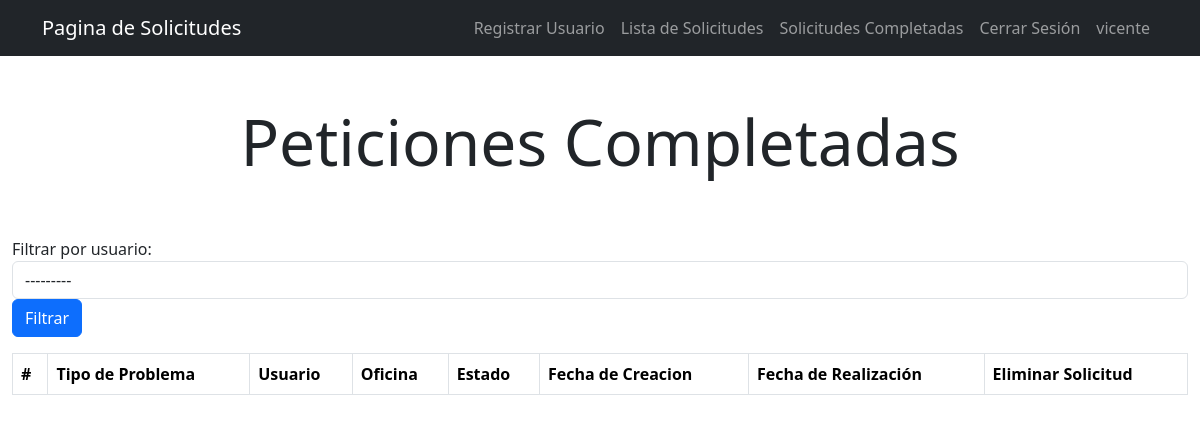
The app's page /solicitudes_completadas_admin/ (signed in), older data.
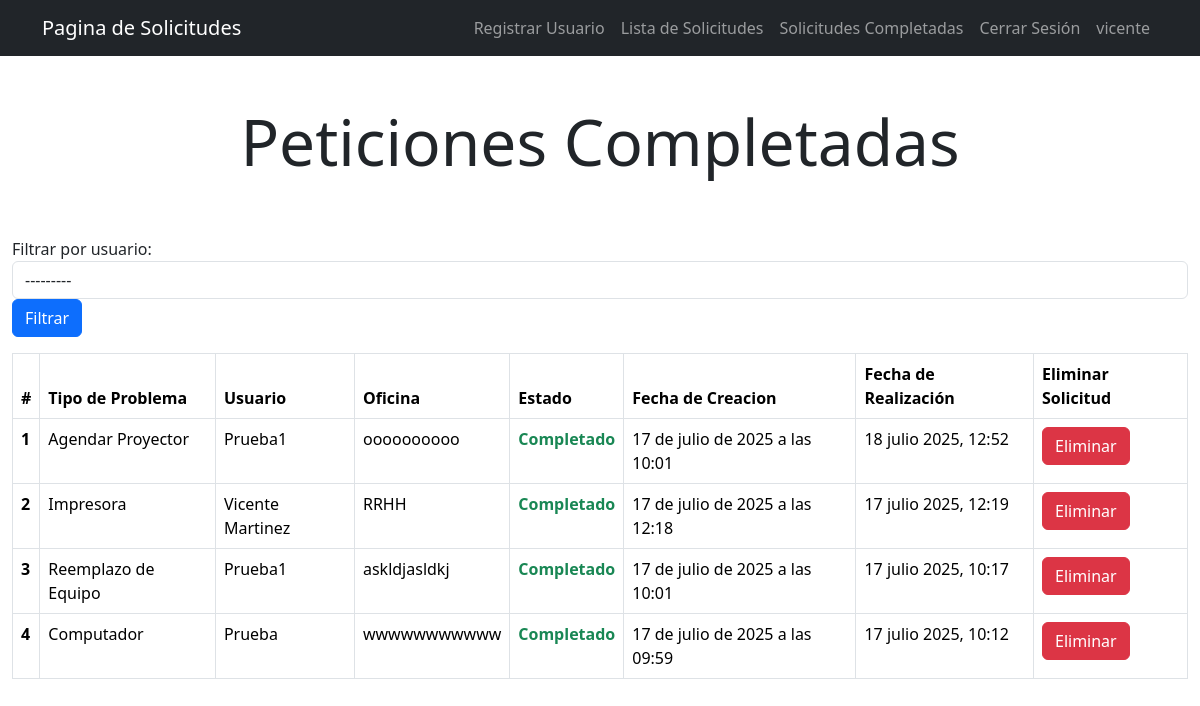
The same page, newer data.
### SoporteInformatica/models.py (models this page shows, shortened)
class Ticket(models.Model):
    usuario = models.ForeignKey(User, on_delete=models.CASCADE)
    oficina = models.CharField(max_length=100)
    detalle = models.TextField()
    relacion_problema = models.ForeignKey(Relacion_problema, on_delete=models.SET_NULL, null=True)
    fecha_creacion = models.DateTimeField(auto_now_add=True)
    tarea_completada = models.DateTimeField(null=True, blank=True)

class Relacion_problema(models.Model):
    tipo = models.CharField(max_length=100)
    def __str__(self):
        return self.tipo

### SoporteInformatica/views.py (the view)
# urls.py: path('solicitudes_completadas_admin/', views.solicitudes_completadas_admin, name='solicitudes_completadas_admin'),
@staff_member_required
def solicitudes_completadas_admin(request):
    form = FormularioSeleccionUsuario(request.GET or None)
    tickets = Ticket.objects.filter(tarea_completada__isnull = False).order_by("-tarea_completada")
    if form.is_valid() and form.cleaned_data["usuario"]:
        usuario = form.cleaned_data["usuario"]
        tickets = tickets.filter(usuario=usuario)
    context = {"tickets": tickets,
               "peticion": "Peticiones Completadas",
               "form": form}
    return render(request, "SoporteInformatica/lista_solicitud_admin.html", context)

### SoporteInformatica/forms.py
class FormularioSeleccionUsuario(forms.Form):
    usuario = UsuarioConNombre(
        queryset=User.objects.all().order_by("last_name", "first_name"),
        required=False,
        widget=forms.Select(attrs={'class': 'form-control'}),
        label="Filtrar por usuario")

### SoporteInformatica/forms.py (called while the page is built)
    def label_from_instance(self, obj):
        nombre = f"{obj.first_name} {obj.last_name}".strip()
        if not nombre.strip():
            nombre = obj.username
        return f"{nombre} ({obj.email})"

### SoporteInformatica/templates/SoporteInformatica/lista_solicitud_admin.html (shortened to what this page needs)
{% extends 'SoporteInformatica/layouts/base.html' %}
{% block content %}
<main class="container-fluid">
    <div class="row">
        <div class="col-12">
            <h1 class="text-center display-3 py-5">{{peticion}}</h1>
            <form method="get" class="form-inline mb-3">
                <div class="form-group mr-2">
                    {{ form.usuario.label_tag }}
                    {{ form.usuario }}
                </div>
                <button type="submit" class="btn btn-primary">Filtrar</button>
            </form>
            <table class="table table-hover table-bordered">
                <thead class="thead-dark">
                    <tr>
                        <th scope="col">#</th>
                        <th scope="col">Tipo de Problema</th>
                        <th scope="col">Usuario</th>
                        <th scope="col">Oficina</th>
                        <th scope="col">Estado</th>
                        <th scope="col">Fecha de Creacion</th>
                        {% if peticion  == "Peticiones Completadas" %}
                        <th scope="col">Fecha de Realización</th>
                        <th scope="col">Eliminar Solicitud</th>
                        {% else %}
                        <th scope="col">Completar Solicitud</th>
                        {% endif %}
                    </tr>
                </thead>
                <tbody>
                    {% for ticket in tickets %}
                     <tr class="clickable-row" data-href="{% url 'detalle_solicitud_admin' ticket.id %}">
                        <th scope="row">{{ forloop.counter }}</th>
                        <td>{{ ticket.relacion_problema }}</td>
                        <td>{{ ticket.usuario }} </td>
                        <td>{{ticket.oficina}}</td>
                        {% if ticket.tarea_completada %}
                        <td class="text-success fw-bold">Completado</td>
                        <td>{{ ticket.fecha_creacion }}</td>
                        <td>{{ ticket.tarea_completada|date:"d F Y, H:i" }}</td>
                        <td>
                            <div id="boton_eliminar" style="display: block;">
                            <form action="{% url 'solicitud_eliminada_admin' ticket.id %}"
                            onsubmit="return confirm('¿Estás seguro de que deseas eliminar esta solicitud?')"
                            method="POST">
                                <button class="btn btn-danger">
                                    Eliminar
                                </button>
                            </form>
                            </div>
                        </td>
                        {% endif %}
                    </tr>
                    {% endfor %}
                </tbody>
            </table>
        </div>
    </div>
</main>
{% endblock %}

Row changes from the older to the newer data that the page shows:
added Ticket: relacion_problema "Agendar Proyector", usuario "Prueba1", oficina "oooooooooo", fecha_creacion "17 de julio de 2025 a las 10:01", tarea_completada "18 julio 2025, 12:52"
added Ticket: relacion_problema "Impresora", usuario "Vicente Martinez", oficina "RRHH", fecha_creacion "17 de julio de 2025 a las 12:18", tarea_completada "17 julio 2025, 12:19"
added Ticket: relacion_problema "Reemplazo de Equipo", usuario "Prueba1", oficina "askldjasldkj", fecha_creacion "17 de julio de 2025 a las 10:01", tarea_completada "17 julio 2025, 10:17"
added Ticket: relacion_problema "Computador", usuario "Prueba", oficina "wwwwwwwwwww", fecha_creacion "17 de julio de 2025 a las 09:59", tarea_completada "17 julio 2025, 10:12"
